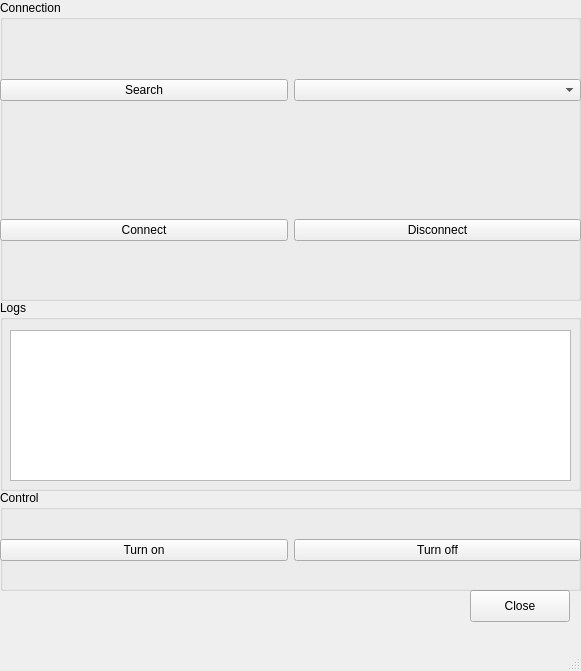
<?xml version="1.0" encoding="UTF-8"?>
<ui version="4.0">
 <class>ConnWindow</class>
 <widget class="QMainWindow" name="ConnWindow">
  <property name="geometry">
   <rect>
    <x>0</x>
    <y>0</y>
    <width>581</width>
    <height>671</height>
   </rect>
  </property>
  <property name="windowTitle">
   <string>ConnWindow</string>
  </property>
  <widget class="QWidget" name="centralwidget">
   <widget class="QGroupBox" name="Connection">
    <property name="geometry">
     <rect>
      <x>0</x>
      <y>0</y>
      <width>581</width>
      <height>301</height>
     </rect>
    </property>
    <property name="title">
     <string>Connection</string>
    </property>
    <widget class="QWidget" name="verticalLayoutWidget">
     <property name="geometry">
      <rect>
       <x>0</x>
       <y>20</y>
       <width>581</width>
       <height>141</height>
      </rect>
     </property>
     <layout class="QVBoxLayout" name="verticalLayout">
      <item>
       <layout class="QHBoxLayout" name="horizontalLayout">
        <item>
         <widget class="QPushButton" name="pushButton_search">
          <property name="text">
           <string>Search</string>
          </property>
         </widget>
        </item>
        <item>
         <widget class="QComboBox" name="comboBox_devices"/>
        </item>
       </layout>
      </item>
     </layout>
    </widget>
    <widget class="QWidget" name="verticalLayoutWidget_2">
     <property name="geometry">
      <rect>
       <x>0</x>
       <y>160</y>
       <width>581</width>
       <height>141</height>
      </rect>
     </property>
     <layout class="QVBoxLayout" name="verticalLayout_2">
      <item>
       <layout class="QHBoxLayout" name="horizontalLayout_2">
        <item>
         <widget class="QPushButton" name="pushButton_connect">
          <property name="text">
           <string>Connect</string>
          </property>
         </widget>
        </item>
        <item>
         <widget class="QPushButton" name="pushButton_disconnect">
          <property name="text">
           <string>Disconnect</string>
          </property>
         </widget>
        </item>
       </layout>
      </item>
     </layout>
    </widget>
   </widget>
   <widget class="QPushButton" name="pushButton_close">
    <property name="geometry">
     <rect>
      <x>470</x>
      <y>590</y>
      <width>100</width>
      <height>32</height>
     </rect>
    </property>
    <property name="text">
     <string>Close</string>
    </property>
   </widget>
   <widget class="QGroupBox" name="Logs">
    <property name="geometry">
     <rect>
      <x>0</x>
      <y>300</y>
      <width>581</width>
      <height>191</height>
     </rect>
    </property>
    <property name="title">
     <string>Logs</string>
    </property>
    <widget class="QTextEdit" name="textLogs">
     <property name="geometry">
      <rect>
       <x>10</x>
       <y>30</y>
       <width>561</width>
       <height>151</height>
      </rect>
     </property>
    </widget>
   </widget>
   <widget class="QGroupBox" name="Control">
    <property name="geometry">
     <rect>
      <x>0</x>
      <y>490</y>
      <width>581</width>
      <height>101</height>
     </rect>
    </property>
    <property name="title">
     <string>Control</string>
    </property>
    <widget class="QWidget" name="horizontalLayoutWidget">
     <property name="geometry">
      <rect>
       <x>0</x>
       <y>20</y>
       <width>581</width>
       <height>80</height>
      </rect>
     </property>
     <layout class="QHBoxLayout" name="horizontalLayout_3">
      <item>
       <widget class="QPushButton" name="pushButton_diode_on">
        <property name="text">
         <string>Turn on</string>
        </property>
       </widget>
      </item>
      <item>
       <widget class="QPushButton" name="pushButton_diode_off">
        <property name="text">
         <string>Turn off</string>
        </property>
       </widget>
      </item>
     </layout>
    </widget>
   </widget>
  </widget>
  <widget class="QMenuBar" name="menubar">
   <property name="geometry">
    <rect>
     <x>0</x>
     <y>0</y>
     <width>581</width>
     <height>24</height>
    </rect>
   </property>
  </widget>
  <widget class="QStatusBar" name="statusbar"/>
 </widget>
 <resources/>
 <connections>
  <connection>
   <sender>pushButton_close</sender>
   <signal>clicked()</signal>
   <receiver>ConnWindow</receiver>
   <slot>close()</slot>
   <hints>
    <hint type="sourcelabel">
     <x>489</x>
     <y>350</y>
    </hint>
    <hint type="destinationlabel">
     <x>291</x>
     <y>346</y>
    </hint>
   </hints>
  </connection>
 </connections>
</ui>
